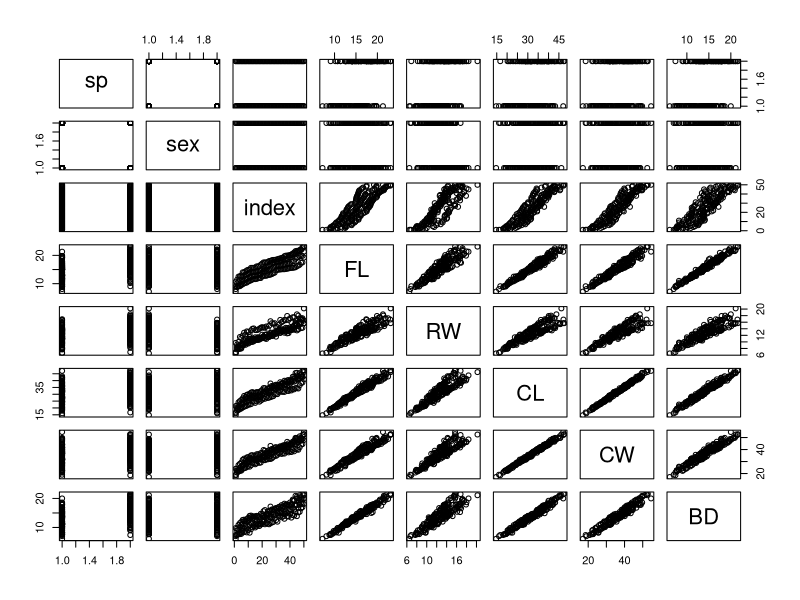

Write R code to recreate this figure.
## ---- chunk 1
library(knitr)
opts_chunk$set(echo = TRUE,
               message = FALSE,
               warning = FALSE)
## ---- chunk 2
library(MASS)

plot(crabs)
## ---- chunk 3
# check wd
getwd()
# check repos
getOption("repos")
# check libsS
.libPaths()
# check pkgs
installed.packages()[, "Package"]
# version of MASS, current is ‘7.3.45’, this should be earlier. 
packageVersion("MASS")
